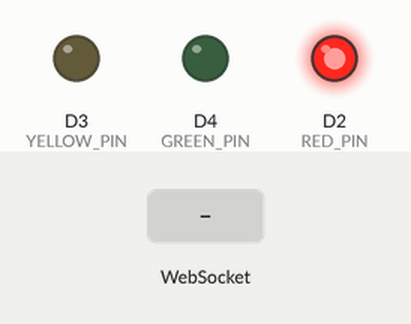
Recording of a sketch running on a simulated ESP8266 (NodeMCU). Parts: output pins drawn as LEDs (lit = HIGH). The test bench sets the inputs (shaded band). WiFi joins after 1.5 s; servers stay silent unless stated.

Above: at 2.7 s.
2.8 s: WebSocket text "PRIORITY:ON" received
At 3.8 s:
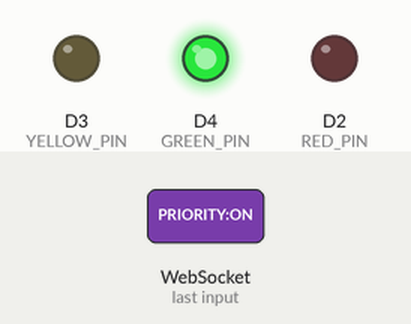
At 9.6 s:
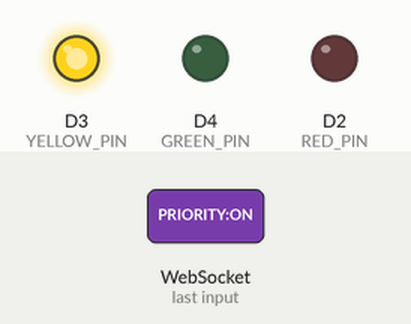
Timing chart, 0 to 12.0 s (numbered marks = the images above; inputs shaded):
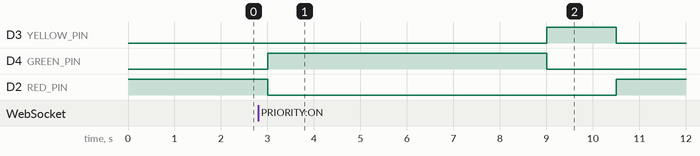

The sketch:

node.ino
```cpp
#include <ESP8266WiFi.h>
#include <WebSocketsClient.h>

#define RED_PIN    D2
#define YELLOW_PIN D3
#define GREEN_PIN  D4

const char* ssid = "IT911";
const char* password = "OsamaBenLaden2011";

const char* ws_host = "95.182.118.204";
const int ws_port = 8000;
const char* ws_path = "/ws/";

WebSocketsClient webSocket;

bool priority = false;

unsigned long lastSwitch = 0;
int state = 0; // 0=R, 1=G, 2=Y

void sendStatus(char c) {
  String msg = "STATUS:";
  msg += c;
  webSocket.sendTXT(msg);
}

void setLight(bool r, bool y, bool g, char s) {
  digitalWrite(RED_PIN, r);
  digitalWrite(YELLOW_PIN, y);
  digitalWrite(GREEN_PIN, g);
  sendStatus(s);
}

void webSocketEvent(WStype_t type, uint8_t* payload, size_t length) {
  if (type == WStype_TEXT) {
    String msg = (char*)payload;

    if (msg == "PRIORITY:ON")  priority = true;
    if (msg == "PRIORITY:OFF") priority = false;
    if (msg == "PRIORITY:STATUS") {
      if (priority) {
        webSocket.sendTXT("PRIORITY:ON");
      } else {
        webSocket.sendTXT("PRIORITY:OFF");
      }
    }
  }
}

void setup() {
  pinMode(RED_PIN, OUTPUT);
  pinMode(YELLOW_PIN, OUTPUT);
  pinMode(GREEN_PIN, OUTPUT);

  setLight(1, 0, 0, 'R'); // старт с красного

  WiFi.begin(ssid, password);
  while (WiFi.status() != WL_CONNECTED) delay(300);

  webSocket.begin(ws_host, ws_port, ws_path);
  webSocket.onEvent(webSocketEvent);
  webSocket.setReconnectInterval(3000);
}

void loop() {
  webSocket.loop();

  unsigned long now = millis();

  int greenTime = priority ? 6000 : 3000;  // ✅ 6 или 3 сек
  int redTime   = priority ? 3000 : 6000;
  int yellowTime = 1500;

  int currentDelay = 0;

  if (state == 0) currentDelay = redTime;
  if (state == 1) currentDelay = greenTime;
  if (state == 2) currentDelay = yellowTime;

  if (now - lastSwitch >= currentDelay) {
    lastSwitch = now;
    state++;

    if (state > 2) state = 0;

    if (state == 0) setLight(1, 0, 0, 'R');
    if (state == 1) setLight(0, 0, 1, 'G');
    if (state == 2) setLight(0, 1, 0, 'Y');
  }
}
```
